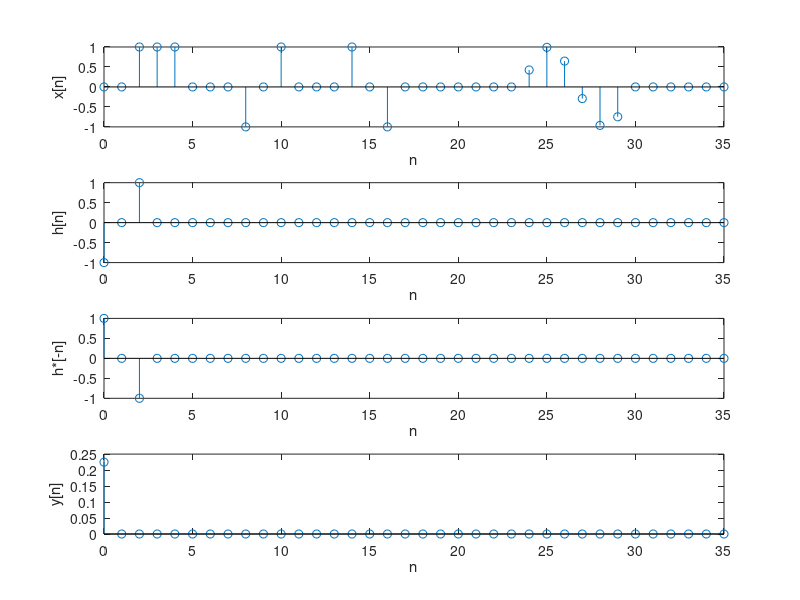

MATLAB code to generate this figure:
%(4)
n=0:1:35;
x=1*(n>=2&n<=4)+(n-9).*(n>=8&n<=10)-(n-15).*(n>=14&n<=16)+(sin(n-7.5*pi)).*(n>=7.5*pi&n<=9.5*pi);
figure()
subplot(4,1,1);
stem(n,x);
xlabel('n')
ylabel('x[n]')

h=(n-1).*(n>=0&n<=2);
subplot(4,1,2);
stem(n,h);
xlabel('n')
ylabel('h[n]')

h_neg=-h;
subplot(4,1,3);
stem(n,h_neg);
xlabel('n')
ylabel('h*[-n]')

tau1=0;
tau2=length(h)-1;
a=size(n);
s=a(2);
h0=sum(h)/(tau2-tau1+1);
y=zeros(1,length(x));

for i=1:s-tau2
    n1=i+tau1:i+tau2;
    n2=tau1+1:tau2+1;
    x0=sum(x(n1))/(tau2-tau1+1);
    if sum(abs(x(n1)-x0).^2)~=0
        y(i)=sum(x(n1).*(h(n2)-h0))/(sum(abs(x(n1)-x0).^2)*sum(abs(h(n2)-h0).^2)).^0.5;
    end
end
subplot(4,1,4);
stem(n,y);
xlabel('n')
ylabel('y[n]')





